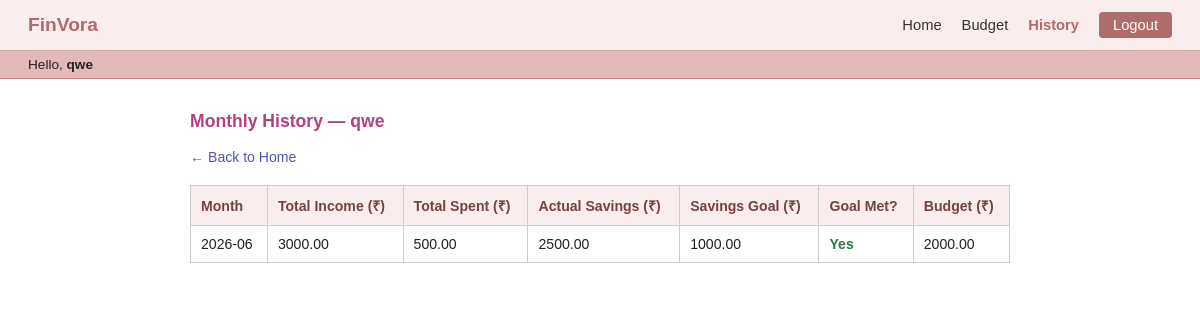
The page /history.html (signed in) on the database as committed earlier.
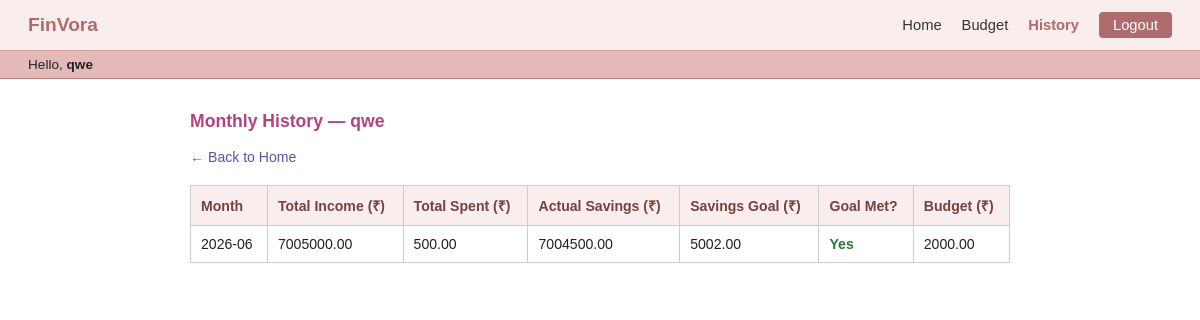
The same page on the database as committed later.
### models.py (models this page shows)
class MonthlyRecord(db.Model):
    id=db.Column(db.Integer,primary_key=True)
    user_id = db.Column(db.Integer, db.ForeignKey('user.id'), nullable=False)
    month = db.Column(db.String(20), nullable=False)   # e.g. "2025-06"
    income_sources = db.Column(db.Text)   # stored as JSON string
    expenses = db.Column(db.Text)         # stored as JSON string
    monthly_budget = db.Column(db.Float, default=0)
    savings_goal = db.Column(db.Float, default=0)
    created_at = db.Column(db.DateTime, server_default=db.func.now())

### app.py (the view)
@app.route("/history")
@app.route("/history.html")
def history():
    if not is_logged_in():
        return redirect(url_for("login"))
    user_id = session["user_id"]
    records = MonthlyRecord.query.filter_by(user_id=user_id).order_by(MonthlyRecord.month.desc()).all()
    history_list = []
    for r in records:
        income_sources = json.loads(r.income_sources) if r.income_sources else {}
        expenses       = json.loads(r.expenses)       if r.expenses       else {}
        totals         = logic.calculate_totals(income_sources, expenses)
        history_list.append({
            "month":          r.month,
            "total_income":   totals["total_income"],
            "total_spent":    totals["total_spent"],
            "actual_savings": totals["actual_savings"],
            "savings_goal":   r.savings_goal or 0,
            "monthly_budget": r.monthly_budget or 0
        })
    return render_template("history.html", history=history_list, username=session["username"])

### app.py (called while the page is built)
def is_logged_in():
    return "username" in session

### logic.py (called while the page is built)
def calculate_totals(income_sources: dict, expenses: dict) -> dict:
    total_income   = sum(income_sources.values())
    total_spent    = sum(expenses.values())
    amount_left    = total_income - total_spent
    actual_savings = total_income - total_spent
    return {
        "total_income":   total_income,
        "total_spent":    total_spent,
        "amount_left":    amount_left,
        "actual_savings": actual_savings,
    }

### templates/history.html (shortened to what this page needs)
<!DOCTYPE html>
<html lang="en">
<head>
</head>
<body>
  <nav>
    <a href="/" class="nav-brand">FinVora</a>
    <div class="nav-links">
      <a href="/">Home</a>
      <a href="/budget">Budget</a>
      <a href="/history" class="active">History</a>
      {% if username %}
        <a href="/logout" class="nav-login">Logout</a>
      {% else %}
        <a href="/login" class="nav-login">Login</a>
      {% endif %}
    </div>
  </nav>
  {% if username %}
  <div class="user-bar">
    <span>Hello, <strong>{{ username }}</strong></span>
  </div>
  {% endif %}
  <div class="content">
    <h2>Monthly History — {{ username }}</h2>
    <a href="/" class="back-link">← Back to Home</a>
    {% if history %}
    <table>
      <tr>
        <th>Month</th>
        <th>Total Income (₹)</th>
        <th>Total Spent (₹)</th>
        <th>Actual Savings (₹)</th>
        <th>Savings Goal (₹)</th>
        <th>Goal Met?</th>
        <th>Budget (₹)</th>
      </tr>
      {% for row in history %}
      <tr>
        <td>{{ row.month }}</td>
        <td>{{ "%.2f"|format(row.total_income) }}</td>
        <td>{{ "%.2f"|format(row.total_spent) }}</td>
        <td>{{ "%.2f"|format(row.actual_savings) }}</td>
        <td>{{ "%.2f"|format(row.savings_goal) }}</td>
        <td>
          {% if row.savings_goal > 0 %}
            {% if row.actual_savings >= row.savings_goal %}
              <span class="goal-met"> Yes</span>
            {% else %}
              <span class="goal-unmet"> No</span>
            {% endif %}
          {% else %}
            <span style="color:#888">—</span>
          {% endif %}
        </td>
        <td>{{ "%.2f"|format(row.monthly_budget) }}</td>
      </tr>
      {% endfor %}
    </table>
    {% else %}
    <p>No history yet. Calculate your budget to save records!</p>
    {% endif %}
  </div>
</body>
</html>

### templates/history.html (style rules this page uses)
* { box-sizing: border-box; margin: 0; padding: 0; }
body { font-family: sans-serif; background: #fff; color: #222; }
nav { display: flex; align-items: center; justify-content: space-between; padding: 12px 28px; border-bottom: 1px solid #d9a0a0; background: #f9eded; }
.nav-brand { font-size: 1.2rem; font-weight: bold; color: #ae6c6c; text-decoration: none; }
.nav-links { display: flex; gap: 20px; align-items: center; }
.nav-links a { text-decoration: none; font-size: 0.92rem; color: #333; }
.nav-links a.active { color: #ae6c6c; font-weight: bold; }
.nav-login { padding: 5px 14px; background: #ae6c6c; color: #fff !important; border-radius: 4px; font-size: 0.85rem; }
.user-bar { display: flex; justify-content: space-between; align-items: center; padding: 6px 28px; background: #e4b9b9; border-bottom: 1px solid #c08080; font-size: 0.85rem; }
.content { max-width: 860px; margin: 32px auto; padding: 0 20px 40px; }
h2 { color: #b24281; font-size: 1.1rem; margin-bottom: 16px; }
table { border-collapse: collapse; width: 100%; font-size: 0.88rem; }
th, td { border: 1px solid #ccc; padding: 10px; text-align: left; }
th { background: #f9eded; color: #774141; }
.goal-met { color: #2a7a3b; font-weight: 600; }
.back-link { display: inline-block; margin-bottom: 20px; color: rgb(84,84,177); text-decoration: none; font-size: 0.88rem; }

Rows that differ between the two databases and show on the page:
changed MonthlyRecord: total_income "3000.00" → "7005000.00"; actual_savings "2500.00" → "7004500.00"; savings_goal "1000.00" → "5002.00"
